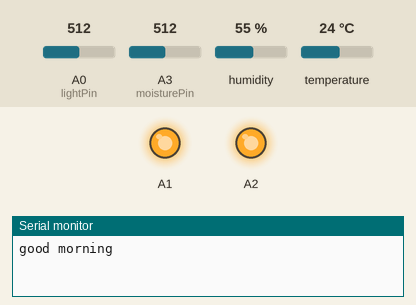
This sketch was run on a simulated Arduino Uno, built with avr-gcc and run on an emulated ATmega328P. On the bench: output pins drawn as LEDs (lit = HIGH), the last lines printed to the serial monitor. The inputs (shaded band) are chosen by the test bench; at power-on: A0 (lightPin) = 512, A3 (moisturePin) = 512, humidity 55 %, temperature 24 °C. Sleep ends after the set time or at an interrupt.

Above: at 2.0 s.
At 30.6 s:
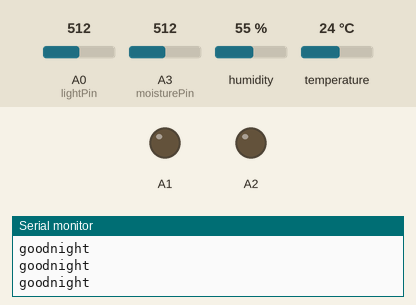
Timing chart, 0 to 75.5 s (numbered marks = the images above):
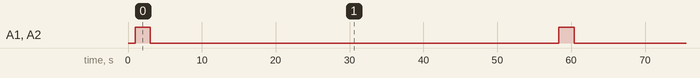

The sketch:

gb112ship.ino
```cpp
 //sends data to server every 1.something minutes

//based on code from adafruit and sparkfun. pls support them!

//decide whether arduino should go to sleep
bool sleep = true;


//dht
#include "DHT.h"
DHT dht;

//moisture
int moisturePin = 3;
int moistVal = 0;

//light
int lightPin = A0;
int lightVal = 0;

//imp
#include <SoftwareSerial.h>
#include <String.h>
SoftwareSerial mySerial(2, 3);

//sleep stuff
#include <avr/sleep.h>
#include <avr/power.h>
#include <avr/wdt.h>
volatile int f_wdt=1;

void setup(void)
{
  mySerial.begin(19200);

  Serial.begin(115200);

  //dht
  dht.setup(10); // data pin 2

  delay(1000);

    //sleepstuff
  /*** Setup the WDT ***/

  /* Clear the reset flag. */
  MCUSR &= ~(1<<WDRF);

  /* In order to change WDE or the prescaler, we need to
   * set WDCE (This will allow updates for 4 clock cycles).
   */
  WDTCSR |= (1<<WDCE) | (1<<WDE);

  /* set new watchdog timeout prescaler value */
  WDTCSR = 1<<WDP0 | 1<<WDP3; /* 8.0 seconds */

  /* Enable the WD interrupt (note no reset). */
  WDTCSR |= _BV(WDIE);

  pinMode(A1, OUTPUT);
  pinMode(A2, OUTPUT);
  digitalWrite(A1, LOW);
  digitalWrite(A2, LOW);
}

void loop(void)
{

  Serial.println("good morning");

  //turn on pins for moisture and light sensor
  digitalWrite(A1, HIGH);
  digitalWrite(A2, HIGH);

  delay(2000);

  //delay(dht.getMinimumSamplingPeriod());
  float h = dht.getHumidity();
  float t = dht.getTemperature();
  //delay(1000);
  int temperature = (int) t;
  int humidity = (int) h;
  Serial.println(temperature);
  Serial.println(humidity);
  String temp = "|Temperature, " + (String)temperature + "~";
  Serial.println(temp);
  mySerial.println(temp);

  String humid = "|Humidity, " + (String)humidity + "~";
  Serial.println(humid);
  mySerial.println(humid);

  moistVal = analogRead(moisturePin);
  String moist = "|Moisture, " + (String)moistVal + "~";
  Serial.println(moist);
  mySerial.println(moist);

  //light
  int lightVal = analogRead(lightPin);
  Serial.println(lightVal);
  String light = "|Light, " + (String)lightVal + "~";
  Serial.println(light);
  mySerial.println(light);
  //delay(20);
  //delay(200);
  //turn off digital outputs to sensors. questionable if necessary.
  digitalWrite(A1, LOW);
  digitalWrite(A2, LOW);

  //delay(1000);

  if (sleep == true)
  {
  //~8 seconds each * 7 = 56.
  //sleepstuff
  f_wdt=0;
  enterSleep();
  //sleepstuff
  f_wdt=0;
  enterSleep();
  //sleepstuff
  f_wdt=0;
  enterSleep();
  //sleepstuff
  f_wdt=0;
  enterSleep();
  //sleepstuff
  f_wdt=0;
  enterSleep();
  //sleepstuff
  f_wdt=0;
  enterSleep();
  //sleepstuff
  f_wdt=0;
  enterSleep();
  }
}


/***************************************************
 *  Name:        ISR(WDT_vect)
 *
 *  Returns:     Nothing.
 *
 *  Parameters:  None.
 *
 *  Description: Watchdog Interrupt Service. This
 *               is executed when watchdog timed out.
 *
 ***************************************************/

ISR(WDT_vect)
{
  if (sleep == true)
  {
  if(f_wdt == 0)
  {
    f_wdt=1;
  }
  else
  {
    Serial.println("WDT Overrun!!!");
  }
  }
}

/***************************************************
 *  Name:        enterSleep
 *
 *  Returns:     Nothing.
 *
 *  Parameters:  None.
 *
 *  Description: Enters the arduino into sleep mode.
 *
 ***************************************************/
void enterSleep(void)
{
  Serial.println("goodnight");
  delay(100);
  set_sleep_mode(SLEEP_MODE_PWR_DOWN);   /* EDIT: could also use SLEEP_MODE_PWR_DOWN for lowest power consumption. */
  sleep_enable();

  /* Now enter sleep mode. */
  sleep_mode();

  /* The program will continue from here after the WDT timeout*/
  sleep_disable(); /* First thing to do is disable sleep. */

  /* Re-enable the peripherals. */
  power_all_enable();
}
```

Measured:
- by itself, A1, A2: alternates HIGH for 2.0 s and LOW for 55.3 s
